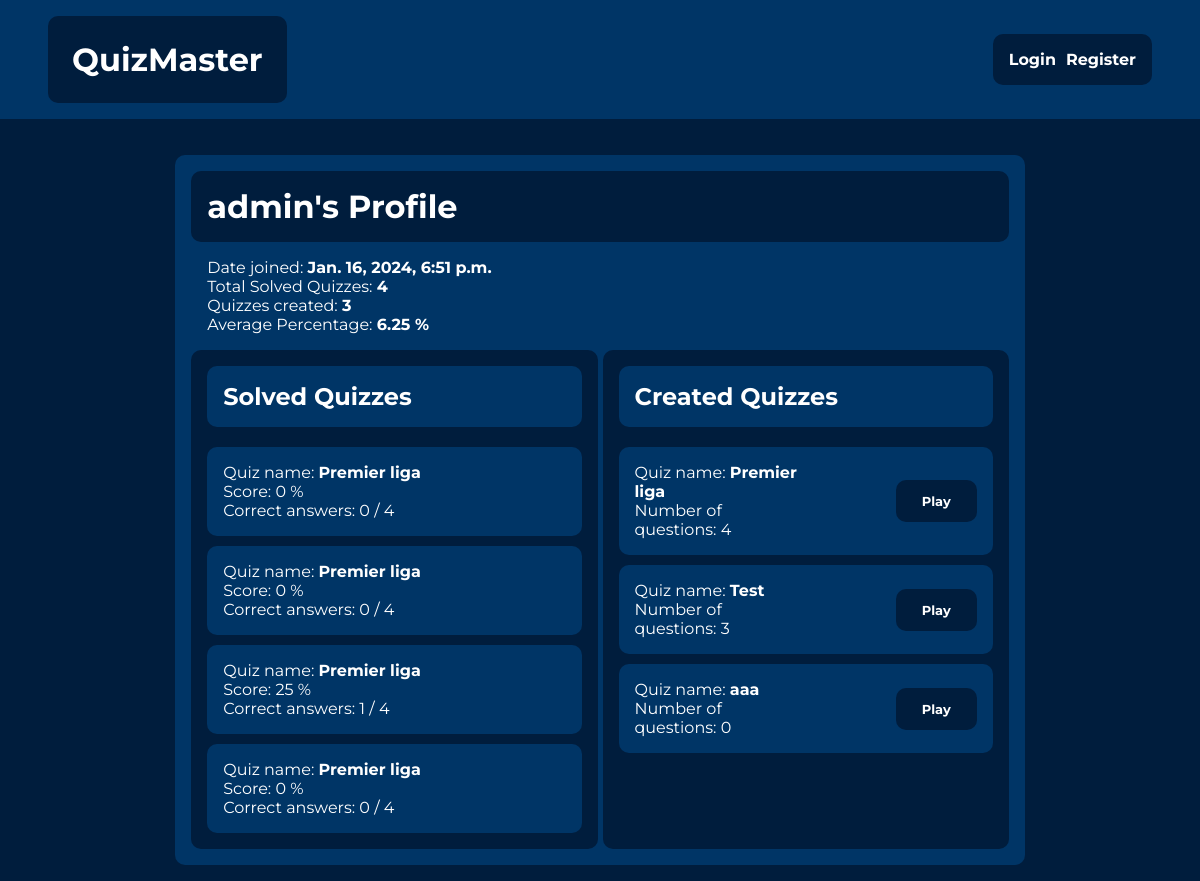
Before: /quiz/1/profile/ with the older database file.
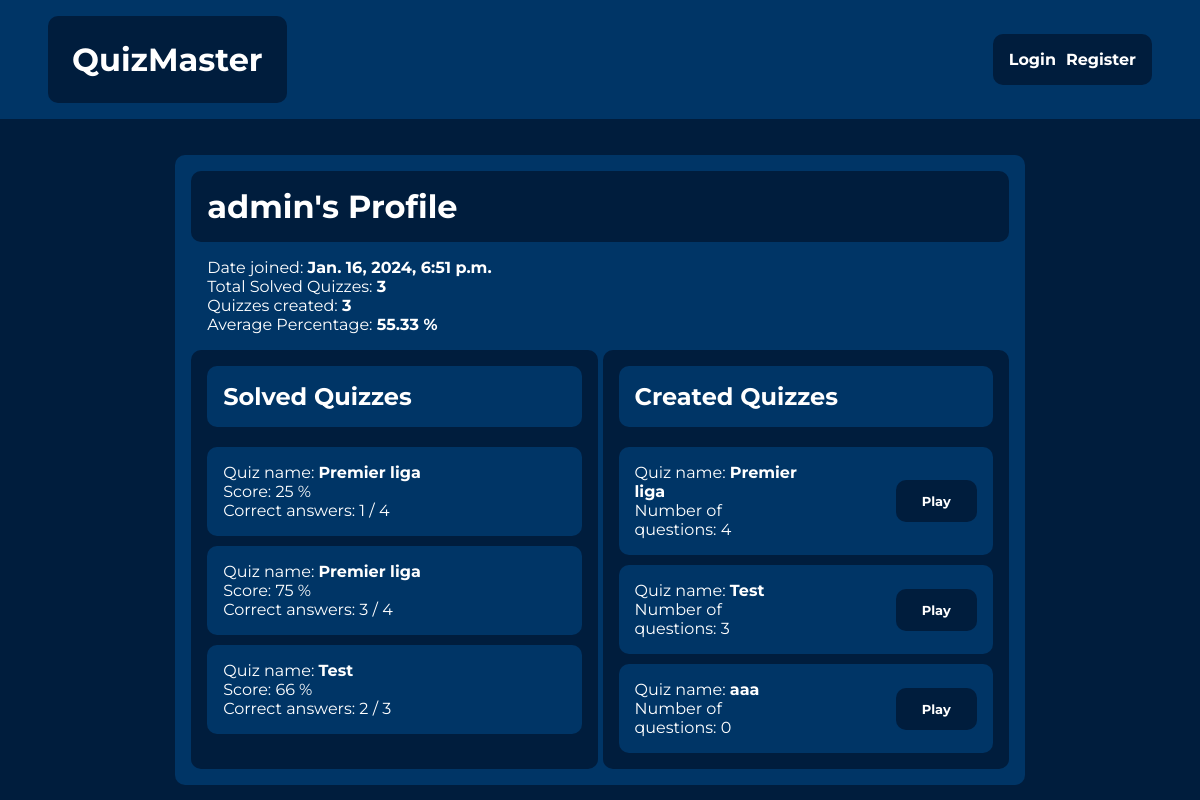
After: the same page with the newer database file.
### quiz/models.py (models this page shows, shortened)
class QuizResult(models.Model):
    user = models.ForeignKey(User, on_delete=models.CASCADE)
    quiz = models.ForeignKey(Quiz, on_delete=models.CASCADE)
    score = models.IntegerField(blank=False)
    correct_answers = models.IntegerField(blank=False)

class Quiz(models.Model):
    quiz_name = models.CharField(max_length=200, blank=False)
    pub_date = models.DateTimeField("date published", auto_now_add=True)
    description = models.TextField(blank=False)
    author = models.ForeignKey(User, on_delete=models.CASCADE)

### quiz/views.py (the view)
# urls.py: path('<int:user_id>/profile/', views.user_profile, name="user_profile"),
def user_profile(request, user_id):
    user_profile = get_object_or_404(User, pk=user_id)
    quiz_results = QuizResult.objects.filter(user=user_profile)
    created_quizzes = Quiz.objects.filter(author=user_profile)
    total_percentage = 0
    for result in quiz_results:
        total_percentage += result.score
    average_percentage = total_percentage / quiz_results.count()
    context = {
        'user_profile': user_profile,
        'quiz_results': quiz_results,
        'average_percentage': round(average_percentage, 2),
        'created_quizzes': created_quizzes
    }
    return render(request, 'quiz/user_profile.html', context)

### quiz/templates/quiz/user_profile.html (shortened to what this page needs)
{% extends "quiz/base.html" %}
{% block content %}
<div class="profile-layout">
    <div class="profile-heading">
        <h1>{{ user_profile.username }}'s Profile</h1>
    </div>
    <div class="profile-info">
        <p>Date joined: <span style="font-weight:bold;">{{ user_profile.date_joined }}</span></p>
        <p>Total Solved Quizzes: <span style="font-weight:bold;">{{ quiz_results.count }}</span></p>
        <p>Quizzes created: <span style="font-weight:bold;">{{ created_quizzes.count }}</span></p>
        <p>Average Percentage: <span style="font-weight:bold;">{{ average_percentage }} %</span></p>
    </div>
    <div class="profile-content">
        <div class="profile-content-div">
            <div class="profile-heading-content">
                <h2>Solved Quizzes</h2>
            </div>
            <div class="profile-quizzes-container">
                {% for result in quiz_results %}
                    <div class="profile-quizzes-item">
                        <p>Quiz name:
                            <a href="{% url 'quiz:detail' result.quiz.id %}" class="author-link">{{ result.quiz.quiz_name }}</a>
                        </p>
                        <p>Score: {{ result.score }} %</p>
                        <p>Correct answers: {{ result.correct_answers }} / {{ result.quiz.question_set.count }}</p>
                    </div>
                {% endfor %}
            </div>
        </div>
        <div class="profile-content-div">
            <div class="profile-heading-content">
                <h2>Created Quizzes</h2>
            </div>
            <div class="profile-quizzes-container">
                {% for quiz in created_quizzes %}
                    <div class="profile-quizzes-item item-created">
                        <div class="quizzes-item-info">
                            <p>Quiz name:
                                <a href="{% url 'quiz:detail' quiz.id %}" class="author-link">{{ quiz.quiz_name }}</a>
                            </p>
                            <p>Number of questions: {{ quiz.question_set.count }}</p>
                        </div>
                        <div class="profile-button-div">
                            <a href="{% url 'quiz:solve_quiz' quiz.id %}">
                                <button class="list-item-button" style="padding:1em 2em;font-size:small;">Play</button>
                            </a>
                        </div>
                    </div>
                {% endfor %}
            </div>
        </div>
    </div>
</div>
{% endblock content %}

### quiz/templates/quiz/base.html (shortened to what this page needs)
{% load static %}
<html>
    <head>
        <link rel="stylesheet" href="{% static 'quiz/css/base.css' %}">
        <link rel="stylesheet" href="{% static 'quiz/css/home.css' %}">
        <link rel="stylesheet" href="{% static 'quiz/css/quiz_list.css' %}">
        <link rel="stylesheet" href="{% static 'quiz/css/quiz_detail.css' %}">
        <link rel="stylesheet" href="{% static 'quiz/css/quiz_create.css' %}">
        <link rel="stylesheet" href="{% static 'quiz/css/quiz_edit.css' %}">
        <link rel="stylesheet" href="{% static 'quiz/css/quiz_solve.css' %}">
        <link rel="stylesheet" href="{% static 'quiz/css/solve_result.css' %}">
        <link rel="stylesheet" href="{% static 'quiz/css/question_detail.css' %}">
        <link rel="stylesheet" href="{% static 'quiz/css/user_profile.css' %}">
        <link rel="stylesheet" href="{% static 'registration/css/registration.css' %}">
    </head>
    <body>
        <header class="header">
            <div class="header-brand">
                <h1>
                    <a href="/" class="home-link">QuizMaster</a>
                </h1>
            </div>
            <nav class="header-nav">
                {% if request.user.is_authenticated %}
                    <p class="nav-username">User:
                        <a href="{% url 'quiz:user_profile' request.user.id %}" class="author-link">
                            {{ request.user.username }}
                        </a>
                    </p>
                    <form method="post" action="{% url 'logout' %}" class="logout-form">
                        {% csrf_token %}
                        <button type="submit">Logout</button>
                    </form>
                {% else %}
                    <a href="{% url 'quiz:login_user' %}" class="login-link">
                        Login
                    </a>
                    <a href="{% url 'quiz:register_user' %}" class="login-link">
                        Register
                    </a>
                {% endif %}
            </nav>
        </header>
        <div class="main-content">
            {% block content %}
            {% endblock %}
        </div>
    </body>
</html>

### quiz/static/quiz/css/base.css (style rules this page uses)
body, html { margin: 0; padding: 0; height: 100%; font-family: 'Montserrat', sans-serif; background: #001D3D; }
button, input { font-family: 'Montserrat', sans-serif; }
p, h1, h2, h3, h4, h5, h6 { margin: 0; padding: 0; }
a { text-decoration: none; }
.header { display: flex; flex-basis: 100%; justify-content: space-between; align-items: center; padding: 1em 3em; background-color: #003566; }
.header-brand { color: white; background-color: #001D3D; border-radius: 10px; padding: 1.5em; }
.home-link { color: white; }
.login-link:first-of-type { margin-right: 10px; }
.login-link { color: white; font-weight: bold; }
.header-nav { display: flex; align-items: center; background-color: #001D3D; border-radius: 10px; padding: 1em; color: white; }
.main-content { display: flex; justify-content: center; align-items: center; flex-wrap: wrap; padding: 1em; }

### quiz/static/quiz/css/quiz_list.css (style rules this page uses)
.list-item-button { padding: 1em 3em; border: none; cursor: pointer; background-color: #001D3D; color: white; border-radius: 10px; font-weight: bold; font-size: medium; }

### quiz/static/quiz/css/quiz_detail.css (style rules this page uses)
.author-link { color: white; font-weight: bold; }

### quiz/static/quiz/css/user_profile.css (style rules this page uses)
.profile-layout { flex-basis: 70%; background-color: #003566; padding: 1em; border-radius: 10px; margin-top: 20px; display: flex; flex-wrap: wrap; justify-content: center; align-items: center; }
.profile-heading { flex-basis: 100%; padding: 1em; background-color: #001D3D; border-radius: 10px; color: white; }
.profile-info { flex-basis: 100%; margin: 1em; color: white; }
.profile-content { flex-basis: 100%; display: grid; grid-template-columns: repeat(2, 1fr); grid-gap: 5px; }
.profile-content-div { display: flex; flex-wrap: wrap; align-content: start; background-color: #001D3D; color: white; padding: 1em; border-radius: 10px; }
.profile-heading-content { flex-basis: 100%; padding: 1em; background-color: #003566; border-radius: 10px; color: white; margin-bottom: 10px; }
.profile-quizzes-container { flex-basis: 100%; display: flex; justify-content: center; align-items: stretch; flex-wrap: wrap; }
.profile-quizzes-item { flex-basis: 100%; padding: 1em; background-color: #003566; margin-top: 10px; border-radius: 10px; }
.item-created { display: flex; flex-wrap: wrap; align-items: center; }
.quizzes-item-info { width: 50%; }
.profile-button-div { width: 50%; display: flex; align-items: center; justify-content: flex-end; }

Changed rows visible on the page:
removed QuizResult: quiz.quiz_name "Premier liga", score "0", correct_answers "0", quiz.question_set.count "4"
removed QuizResult: quiz.quiz_name "Premier liga", score "0", correct_answers "0", quiz.question_set.count "4"
removed QuizResult: quiz.quiz_name "Premier liga", score "0", correct_answers "0", quiz.question_set.count "4"
added QuizResult: quiz.quiz_name "Premier liga", score "75", correct_answers "3", quiz.question_set.count "4"
added QuizResult: quiz.quiz_name "Test", score "66", correct_answers "2", quiz.question_set.count "3"
Other visible differences:
{{ quiz_results.count }}: "4" → "3"
{{ average_percentage }}: "6.25" → "55.33"
